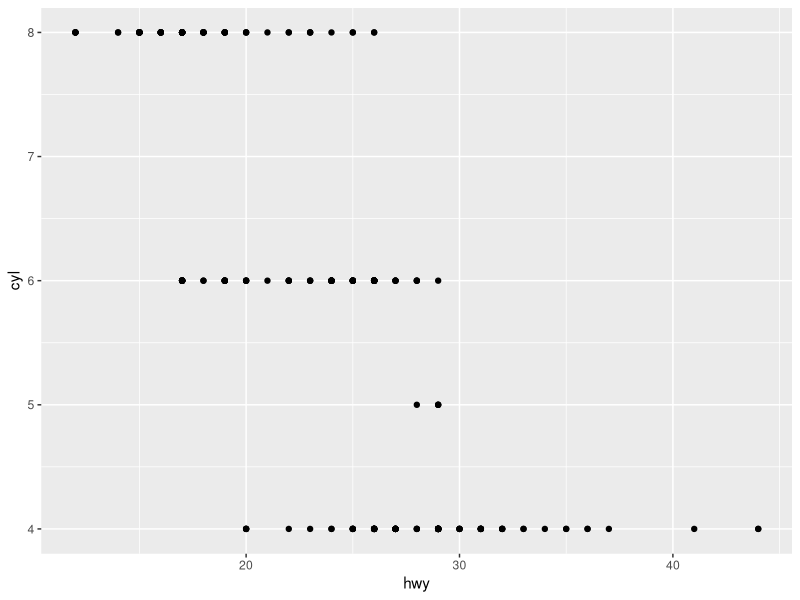
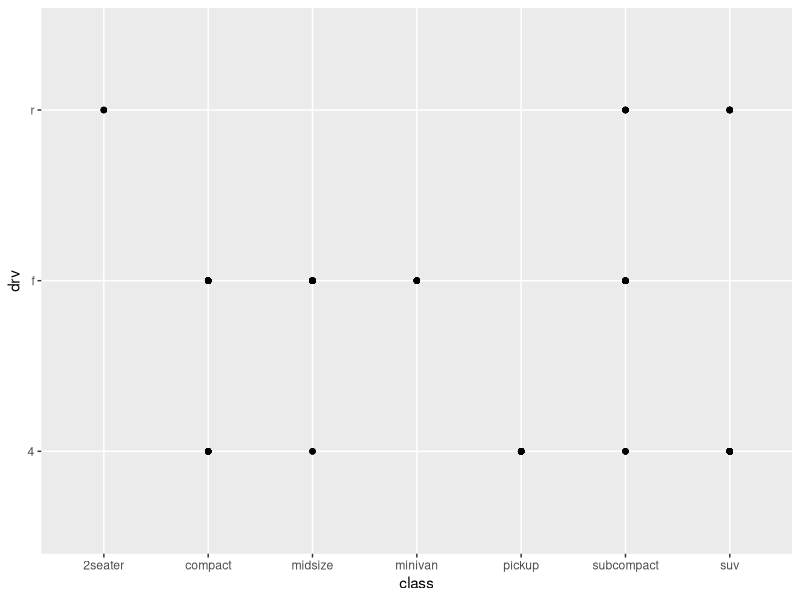
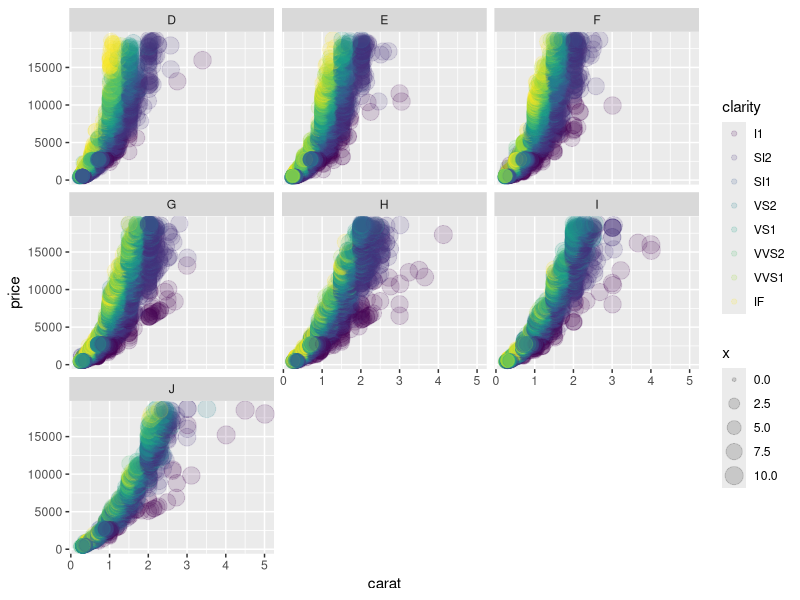

Generate these figures, in order, with R:
library(tidyverse)
ggplot(data = mpg, aes(x = hwy, y = cyl)) + 
  geom_point()

ggplot(data = mpg, aes(class, drv)) + 
  geom_point()

ggplot(data = diamonds, aes(x = carat, y = price, color = clarity, size = x)) +
  geom_point(alpha = .15) +
  facet_wrap(~ color)

